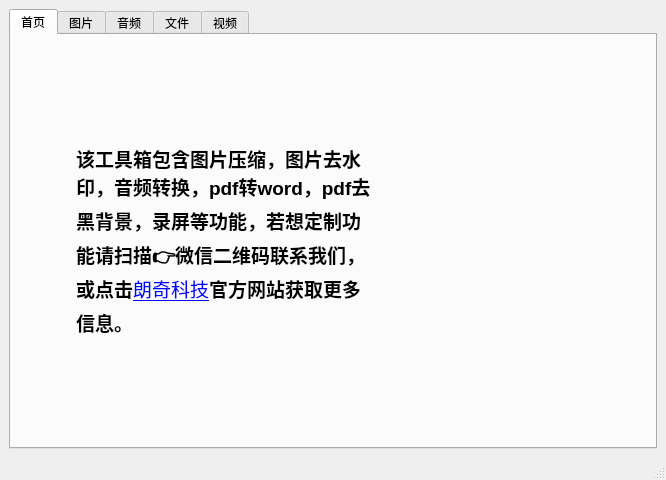
<?xml version="1.0" encoding="UTF-8"?>
<ui version="4.0">
 <class>MainWindow</class>
 <widget class="QMainWindow" name="MainWindow">
  <property name="geometry">
   <rect>
    <x>0</x>
    <y>0</y>
    <width>666</width>
    <height>480</height>
   </rect>
  </property>
  <property name="windowTitle">
   <string>MainWindow</string>
  </property>
  <widget class="QWidget" name="centralwidget">
   <layout class="QGridLayout" name="gridLayout_10">
    <item row="0" column="0">
     <widget class="QTabWidget" name="tabWidget">
      <property name="accessibleName">
       <string/>
      </property>
      <property name="currentIndex">
       <number>0</number>
      </property>
      <widget class="QWidget" name="tab1">
       <property name="accessibleName">
        <string>图片</string>
       </property>
       <attribute name="title">
        <string>首页</string>
       </attribute>
       <layout class="QGridLayout" name="gridLayout">
        <item row="0" column="0">
         <widget class="QLabel" name="label_4">
          <property name="minimumSize">
           <size>
            <width>300</width>
            <height>300</height>
           </size>
          </property>
          <property name="maximumSize">
           <size>
            <width>300</width>
            <height>300</height>
           </size>
          </property>
          <property name="text">
           <string>&lt;!DOCTYPE HTML PUBLIC &quot;-//W3C//DTD HTML 4.0//EN&quot; &quot;http://www.w3.org/TR/REC-html40/strict.dtd&quot;&gt;
&lt;html&gt;&lt;head&gt;&lt;meta name=&quot;qrichtext&quot; content=&quot;1&quot; /&gt;&lt;style type=&quot;text/css&quot;&gt;
p, li { white-space: pre-wrap; }
&lt;/style&gt;&lt;/head&gt;&lt;body style=&quot; font-family:'SimSun'; font-size:9pt; font-weight:400; font-style:normal;&quot;&gt;
&lt;p style=&quot; margin-top:12px; margin-bottom:12px; margin-left:0px; margin-right:0px; -qt-block-indent:0; text-indent:0px;&quot;&gt;&lt;span style=&quot; font-size:14pt; font-weight:600;&quot;&gt;该工具箱包含图片压缩，图片去水印，音频转换，pdf转word，pdf去黑背景，录屏等功能，若想定制功能请扫描👉微信二维码联系我们，或点击&lt;/span&gt;&lt;a href=&quot;https://launchtech.top&quot;&gt;&lt;span style=&quot; font-size:14pt; text-decoration: underline; color:#0000ff;&quot;&gt;朗奇科技&lt;/span&gt;&lt;/a&gt;&lt;span style=&quot; font-size:14pt; font-weight:600;&quot;&gt;官方网站获取更多信息。&lt;/span&gt;&lt;/p&gt;&lt;/body&gt;&lt;/html&gt;</string>
          </property>
          <property name="textFormat">
           <enum>Qt::AutoText</enum>
          </property>
          <property name="wordWrap">
           <bool>true</bool>
          </property>
          <property name="openExternalLinks">
           <bool>true</bool>
          </property>
         </widget>
        </item>
        <item row="0" column="1">
         <widget class="QLabel" name="label">
          <property name="maximumSize">
           <size>
            <width>150</width>
            <height>150</height>
           </size>
          </property>
          <property name="text">
           <string/>
          </property>
          <property name="pixmap">
           <pixmap>../朗奇科技/朗奇科技网站图片/wechat.jpg</pixmap>
          </property>
          <property name="scaledContents">
           <bool>true</bool>
          </property>
         </widget>
        </item>
       </layout>
      </widget>
      <widget class="QWidget" name="tab_2">
       <attribute name="title">
        <string>图片</string>
       </attribute>
       <layout class="QGridLayout" name="gridLayout_2">
        <item row="2" column="1">
         <widget class="QLineEdit" name="lineEdit_2"/>
        </item>
        <item row="2" column="0">
         <widget class="QLabel" name="label_2">
          <property name="text">
           <string>宽度×高度</string>
          </property>
         </widget>
        </item>
        <item row="3" column="1">
         <widget class="QCheckBox" name="checkBox">
          <property name="text">
           <string>去水印</string>
          </property>
         </widget>
        </item>
        <item row="1" column="0">
         <widget class="QLabel" name="label_3">
          <property name="text">
           <string>尺寸</string>
          </property>
         </widget>
        </item>
        <item row="2" column="2">
         <widget class="QLineEdit" name="lineEdit"/>
        </item>
        <item row="5" column="0" colspan="3">
         <widget class="QGroupBox" name="groupBox">
          <property name="title">
           <string/>
          </property>
          <layout class="QGridLayout" name="gridLayout_3">
           <item row="1" column="0">
            <widget class="QTextBrowser" name="textBrowser"/>
           </item>
          </layout>
         </widget>
        </item>
        <item row="4" column="1" colspan="2">
         <widget class="QPushButton" name="pushButton">
          <property name="text">
           <string>开始处理</string>
          </property>
         </widget>
        </item>
        <item row="1" column="1" colspan="2">
         <widget class="QComboBox" name="comboBox"/>
        </item>
        <item row="0" column="1" colspan="2">
         <widget class="QPushButton" name="pushButton_2">
          <property name="text">
           <string>批量上传图片</string>
          </property>
         </widget>
        </item>
       </layout>
      </widget>
      <widget class="QWidget" name="tab">
       <attribute name="title">
        <string>音频</string>
       </attribute>
       <layout class="QGridLayout" name="gridLayout_9">
        <item row="0" column="0">
         <widget class="QPushButton" name="pushButton_3">
          <property name="text">
           <string>批量上传音频</string>
          </property>
         </widget>
        </item>
        <item row="0" column="1">
         <widget class="QPushButton" name="pushButton_4">
          <property name="text">
           <string>转换MP3</string>
          </property>
         </widget>
        </item>
        <item row="1" column="0" colspan="2">
         <widget class="QGroupBox" name="groupBox_2">
          <property name="title">
           <string/>
          </property>
          <layout class="QGridLayout" name="gridLayout_4">
           <item row="1" column="0">
            <widget class="QTextBrowser" name="textBrowser_2"/>
           </item>
          </layout>
         </widget>
        </item>
       </layout>
      </widget>
      <widget class="QWidget" name="tab_3">
       <attribute name="title">
        <string>文件</string>
       </attribute>
       <layout class="QGridLayout" name="gridLayout_8">
        <item row="1" column="1">
         <widget class="QRadioButton" name="radioButton">
          <property name="sizePolicy">
           <sizepolicy hsizetype="Fixed" vsizetype="Fixed">
            <horstretch>0</horstretch>
            <verstretch>0</verstretch>
           </sizepolicy>
          </property>
          <property name="text">
           <string>Pdf转Word</string>
          </property>
         </widget>
        </item>
        <item row="1" column="0">
         <widget class="QRadioButton" name="radioButton_2">
          <property name="sizePolicy">
           <sizepolicy hsizetype="Fixed" vsizetype="Fixed">
            <horstretch>0</horstretch>
            <verstretch>0</verstretch>
           </sizepolicy>
          </property>
          <property name="text">
           <string>Pdf去黑背景</string>
          </property>
         </widget>
        </item>
        <item row="1" column="2">
         <widget class="QPushButton" name="pushButton_7">
          <property name="text">
           <string>开始处理</string>
          </property>
         </widget>
        </item>
        <item row="4" column="0" colspan="3">
         <widget class="QGroupBox" name="groupBox_3">
          <property name="title">
           <string/>
          </property>
          <layout class="QGridLayout" name="gridLayout_5">
           <item row="1" column="0">
            <widget class="QTextBrowser" name="textBrowser_3"/>
           </item>
          </layout>
         </widget>
        </item>
        <item row="0" column="0" colspan="3">
         <widget class="QPushButton" name="pushButton_5">
          <property name="text">
           <string>批量上传Pdf</string>
          </property>
         </widget>
        </item>
       </layout>
      </widget>
      <widget class="QWidget" name="tab_4">
       <attribute name="title">
        <string>视频</string>
       </attribute>
       <layout class="QGridLayout" name="gridLayout_7">
        <item row="0" column="0">
         <widget class="QPushButton" name="pushButton_6">
          <property name="text">
           <string>开始录屏</string>
          </property>
         </widget>
        </item>
        <item row="0" column="1">
         <widget class="QPushButton" name="pushButton_8">
          <property name="text">
           <string>结束录屏</string>
          </property>
         </widget>
        </item>
        <item row="1" column="0" colspan="2">
         <widget class="QGroupBox" name="groupBox_4">
          <property name="title">
           <string/>
          </property>
          <layout class="QGridLayout" name="gridLayout_6">
           <item row="1" column="0">
            <widget class="QTextBrowser" name="textBrowser_4"/>
           </item>
          </layout>
         </widget>
        </item>
       </layout>
      </widget>
     </widget>
    </item>
   </layout>
  </widget>
  <widget class="QMenuBar" name="menubar">
   <property name="geometry">
    <rect>
     <x>0</x>
     <y>0</y>
     <width>666</width>
     <height>18</height>
    </rect>
   </property>
  </widget>
  <widget class="QStatusBar" name="statusbar"/>
 </widget>
 <resources/>
 <connections/>
</ui>
